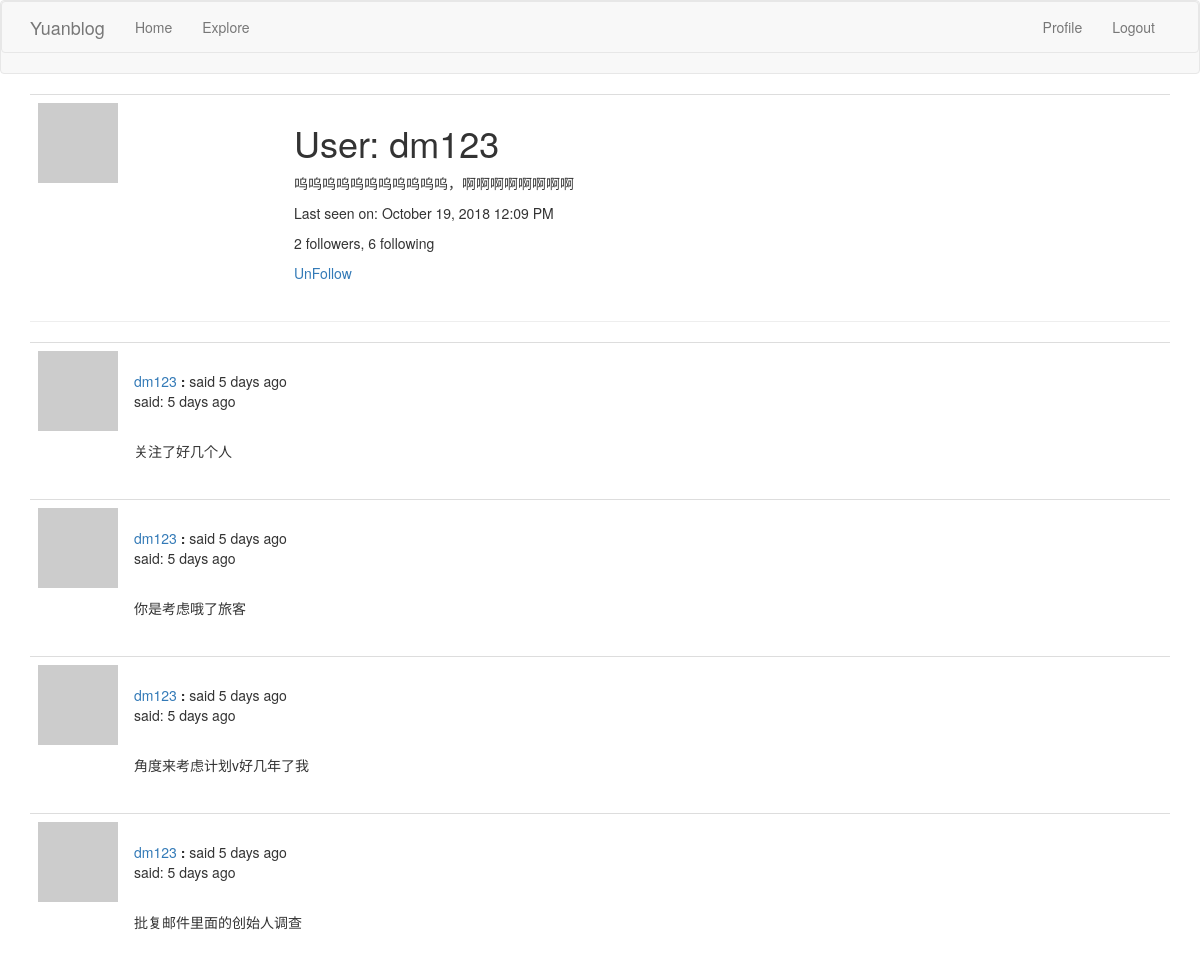
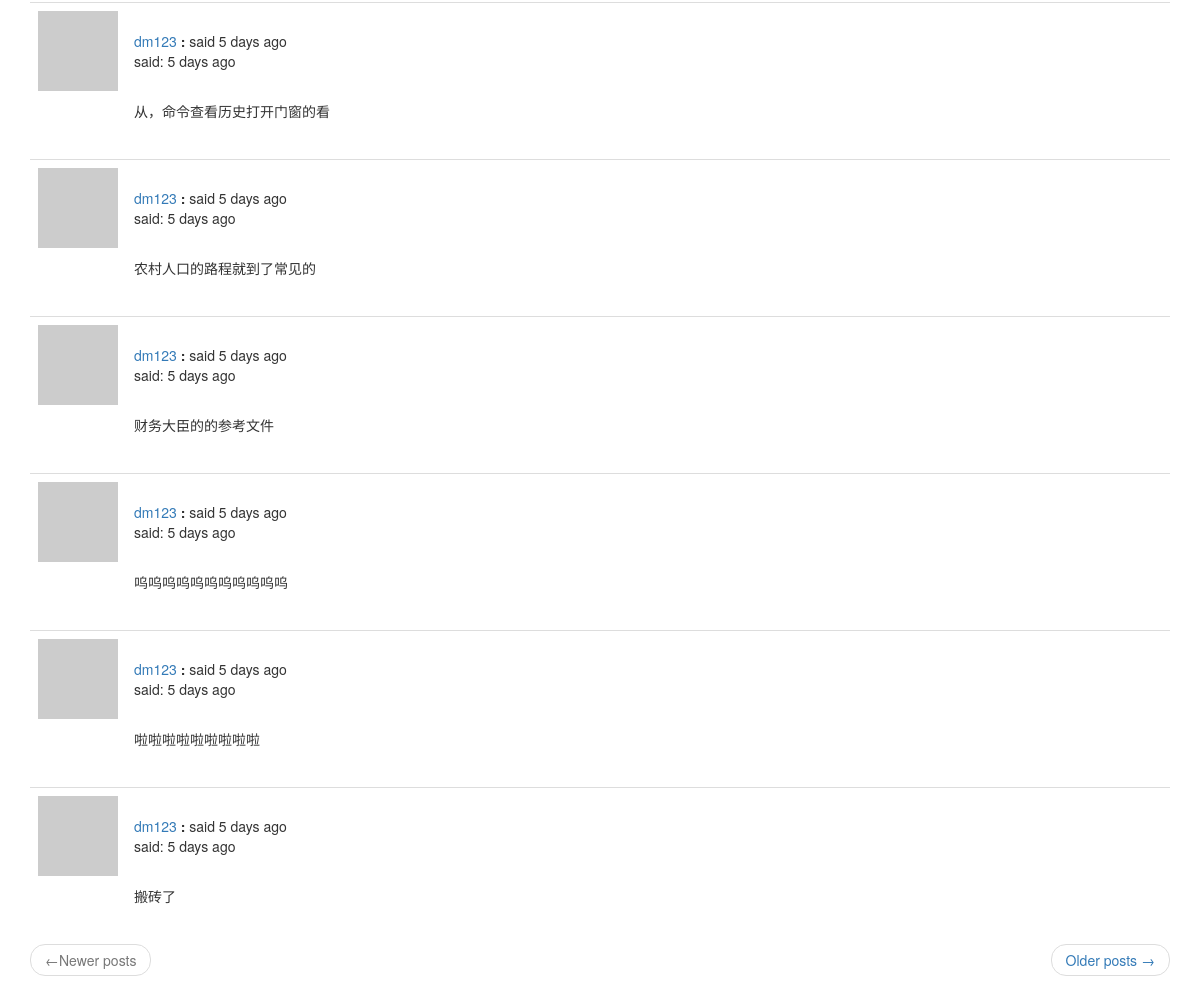
The app's page /user/dm123 (signed in) with its own data (2 pictures, top to bottom).
### app/models.py (models this page shows, shortened)
class User(UserMixin, db.Model):
    id = db.Column(db.Integer, primary_key=True)
    username = db.Column(db.String(64), index=True, unique=True)
    email = db.Column(db.String(128), index=True, unique=True)
    password_hash = db.Column(db.String(128))
    posts = db.relationship('Post', backref='author', lazy='dynamic')
    about_me = db.Column(db.String(140))
    last_date = db.Column(db.DateTime, default=datetime.utcnow)
    followed = db.relationship(
        'User', secondary=followers,
        primaryjoin=(followers.c.follower_id == id),
        secondaryjoin=(followers.c.followed_id == id),
        backref=db.backref('followers', lazy='dynamic'), lazy='dynamic')
    def avatar(self, size):
        digest = hashlib.md5(self.email.lower().encode('utf-8')).hexdigest()
        return 'https://www.gravatar.com/avatar/{}?d=identicon&s={}'.format(digest, size)
    def is_following(self, user):
        return self.followed.filter(followers.c.followed_id == user.id).count() > 0
    @login.user_loader
    def load_user(id):
        return User.query.get(int(id))

class Post(db.Model):
    id = db.Column(db.Integer, primary_key=True)
    body = db.Column(db.String(140))
    timestamp = db.Column(db.DateTime, index=True, default=datetime.utcnow)
    user_id = db.Column(db.Integer, db.ForeignKey('user.id'))
    language = db.Column(db.String(5))

### app/routes.py (the view)
@app.route('/user/<username>')
@login_required
def user(username):
    user = User.query.filter_by(username=username).first_or_404()
    page = request.args.get('page', 1, type=int)
    posts = user.posts.order_by(Post.timestamp.desc()).paginate(
        page, app.config['POSTS_PER_PAGE'], False)
    next_url = url_for('user', username=user.username, page=posts.next_num) \
        if posts.has_next else None
    prev_url = url_for('user', username=user.username, page=posts.prev_num) \
        if posts.has_prev else None
    return render_template('user.html', user=user, posts=posts.items,
                           next_url=next_url, prev_url=prev_url)

### app/routes.py (called while the page is built)
@app.before_request
def before_request():
    if current_user.is_authenticated:
        current_user.last_date = datetime.utcnow()
        db.session.commit()
    g.locale = 'zh' if str(get_locale()).startswith('zh') else str(get_locale())

### app/templates/user.html
{% extends "base.html" %}
{% block app_content %}
    <table class="table table-hover">
        <tr>
            <td width="256px"><img src="{{ user.avatar(256) }}"></td>
            <td>
                <h1>{{ _('User:') }} {{ user.username }}</h1>
                {% if user.about_me %}<p>{{ user.about_me }}</p>{% endif %}
                {% if user.last_date %}
                    <p>{{ _('Last seen on:') }} {{ moment(user.last_date).format('LLL') }}</p>
                {% endif %}
                <p>{{ _('%(count)d followers', count=user.followers.count()) }}, {{ _('%(count)d following', count=user.followed.count()) }}</p>
                {% if user == current_user %}
                <p><a href="{{ url_for('edit_profile') }}">{{ _('Edit your profile') }}</a></p>
                {% elif not current_user.is_following(user) %}
                <p><a href="{{ url_for('follow', username=user.username) }}">{{ _('Follow') }}</a></p>
                {% else %}
                <p><a href="{{ url_for('un_follow', username=user.username) }}">{{ _('UnFollow') }}</a></p>
                {% endif %}
            </td>
        </tr>
    </table>
<hr>
{% for post in posts %}
    {% include '_post.html' %}
{% endfor %}
    <nav aria-label="...">
        <ul class="pager">
            <li class="previous{% if not prev_url %} disabled{% endif %}">
                <a href="{{ prev_url or '#' }}">
                    <span aria-hidden="true">&larr;</span>{{ _('Newer posts') }}
                </a>
            </li>
            <li class="next{% if not next_url %} disabled{% endif %}">
                <a href="{{ next_url or '#' }}">
                    {{ _('Older posts') }} <span aria-hidden="true">&rarr;</span>
                </a>
            </li>
        </ul>
    </nav>
{% endblock %}

### app/templates/_post.html (shortened to what this page needs)
<table class="table table-hover">
    <tr>
        <td width="70px">
            <a href="{{ url_for('user', username=post.author.username) }}">
                <img src="{{ post.author.avatar(70) }}">
            </a>
        </td>
        <td>
            <br>
            {{ _('%(username)s said %(when)s', username=user_link, when=moment(post.timestamp).fromNow()) }}
            <p>{{ _('said:') }} {{ moment(post.timestamp).fromNow() }}</p>
            <br>
            <p>{{ post.body }}</p>
        </td>
    </tr>
</table>

### records on screen
User: username "dm123", about_me "呜呜呜呜呜呜呜呜呜呜呜，啊啊啊啊啊啊啊啊", last_date "October 19, 2018 12:09 PM"
Post: timestamp "5 days ago", body "关注了好几个人"
Post: timestamp "5 days ago", body "你是考虑哦了旅客"
Post: timestamp "5 days ago", body "角度来考虑计划v好几年了我"
Post: timestamp "5 days ago", body "批复邮件里面的创始人调查"
Post: timestamp "5 days ago", body "从，命令查看历史打开门窗的看"
Post: timestamp "5 days ago", body "农村人口的路程就到了常见的"
Post: timestamp "5 days ago", body "财务大臣的的参考文件"
Post: timestamp "5 days ago", body "呜呜呜呜呜呜呜呜呜呜呜"
Post: timestamp "5 days ago", body "啦啦啦啦啦啦啦啦啦"
Post: timestamp "5 days ago", body "搬砖了"
